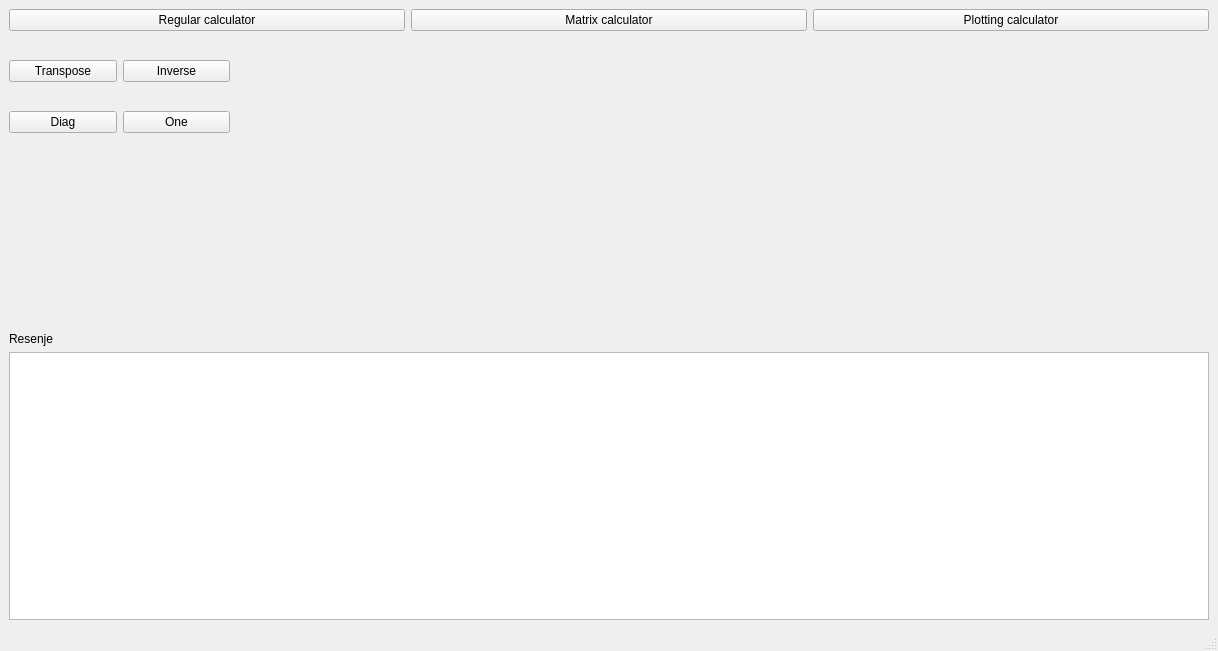
<?xml version="1.0" encoding="UTF-8"?>
<ui version="4.0">
 <class>MainWindow</class>
 <widget class="QMainWindow" name="MainWindow">
  <property name="geometry">
   <rect>
    <x>0</x>
    <y>0</y>
    <width>1218</width>
    <height>651</height>
   </rect>
  </property>
  <property name="windowTitle">
   <string>MainWindow</string>
  </property>
  <widget class="QWidget" name="centralwidget">
   <layout class="QVBoxLayout" name="verticalLayout_2">
    <item>
     <layout class="QHBoxLayout" name="horizontalLayout">
      <item>
       <widget class="QPushButton" name="pbChangeRegular">
        <property name="text">
         <string>Regular calculator</string>
        </property>
       </widget>
      </item>
      <item>
       <widget class="QPushButton" name="pbChangeMatrix">
        <property name="text">
         <string>Matrix calculator</string>
        </property>
       </widget>
      </item>
      <item>
       <widget class="QPushButton" name="pbChangePlotting">
        <property name="text">
         <string>Plotting calculator</string>
        </property>
       </widget>
      </item>
     </layout>
    </item>
    <item>
     <widget class="QStackedWidget" name="stackedWidget">
      <property name="currentIndex">
       <number>1</number>
      </property>
      <widget class="QWidget" name="p0Regular">
       <widget class="QLineEdit" name="lineEdit">
        <property name="geometry">
         <rect>
          <x>0</x>
          <y>0</y>
          <width>113</width>
          <height>22</height>
         </rect>
        </property>
        <property name="text">
         <string>Regular</string>
        </property>
       </widget>
       <widget class="QLineEdit" name="leParser">
        <property name="geometry">
         <rect>
          <x>0</x>
          <y>30</y>
          <width>1198</width>
          <height>22</height>
         </rect>
        </property>
       </widget>
       <widget class="QPushButton" name="pbParser">
        <property name="geometry">
         <rect>
          <x>0</x>
          <y>110</y>
          <width>1198</width>
          <height>22</height>
         </rect>
        </property>
        <property name="text">
         <string>Izracunaj</string>
        </property>
       </widget>
      </widget>
      <widget class="QWidget" name="p1Matrix">
       <widget class="QWidget" name="gridLayoutWidget">
        <property name="geometry">
         <rect>
          <x>0</x>
          <y>0</y>
          <width>221</width>
          <height>121</height>
         </rect>
        </property>
        <layout class="QGridLayout" name="gridLayout">
         <item row="0" column="1">
          <widget class="QPushButton" name="pbMatrixInverse">
           <property name="text">
            <string>Inverse</string>
           </property>
          </widget>
         </item>
         <item row="0" column="0">
          <widget class="QPushButton" name="pbMatrixTranspose">
           <property name="text">
            <string>Transpose</string>
           </property>
          </widget>
         </item>
         <item row="1" column="0">
          <widget class="QPushButton" name="pbMatrixDiag">
           <property name="text">
            <string>Diag</string>
           </property>
          </widget>
         </item>
         <item row="1" column="1">
          <widget class="QPushButton" name="pbMatrixOne">
           <property name="text">
            <string>One</string>
           </property>
          </widget>
         </item>
        </layout>
       </widget>
      </widget>
      <widget class="QWidget" name="p2Plotting">
       <widget class="QLineEdit" name="lineEdit_3">
        <property name="geometry">
         <rect>
          <x>0</x>
          <y>0</y>
          <width>113</width>
          <height>22</height>
         </rect>
        </property>
        <property name="text">
         <string>Plotting</string>
        </property>
       </widget>
      </widget>
     </widget>
    </item>
    <item>
     <layout class="QVBoxLayout" name="verticalLayout">
      <item>
       <widget class="QLabel" name="label">
        <property name="text">
         <string>Resenje</string>
        </property>
       </widget>
      </item>
      <item>
       <widget class="QTextBrowser" name="tbParser"/>
      </item>
     </layout>
    </item>
   </layout>
  </widget>
  <widget class="QMenuBar" name="menubar">
   <property name="geometry">
    <rect>
     <x>0</x>
     <y>0</y>
     <width>1218</width>
     <height>19</height>
    </rect>
   </property>
  </widget>
  <widget class="QStatusBar" name="statusbar"/>
 </widget>
 <resources/>
 <connections/>
</ui>
